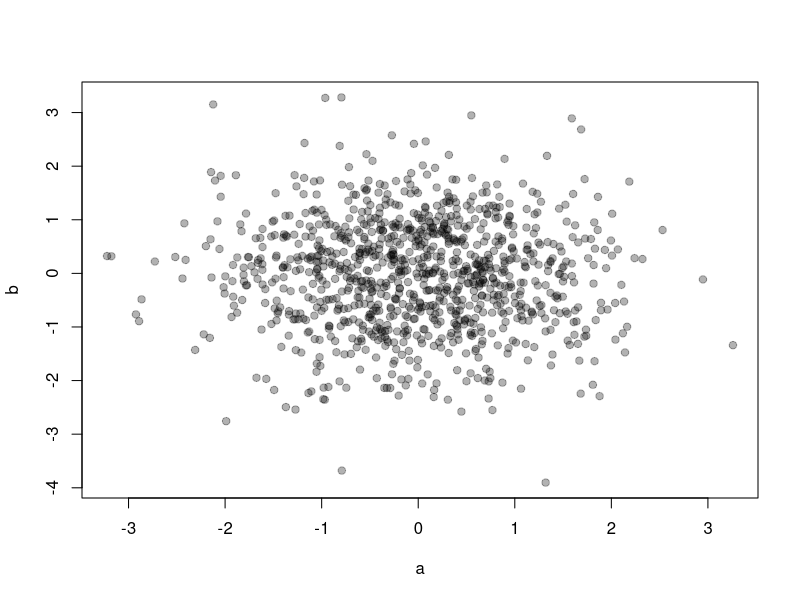
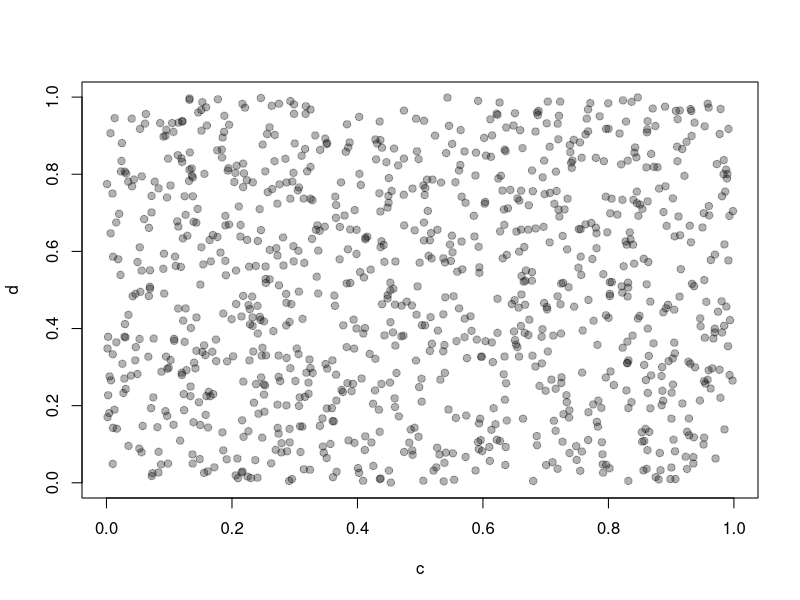
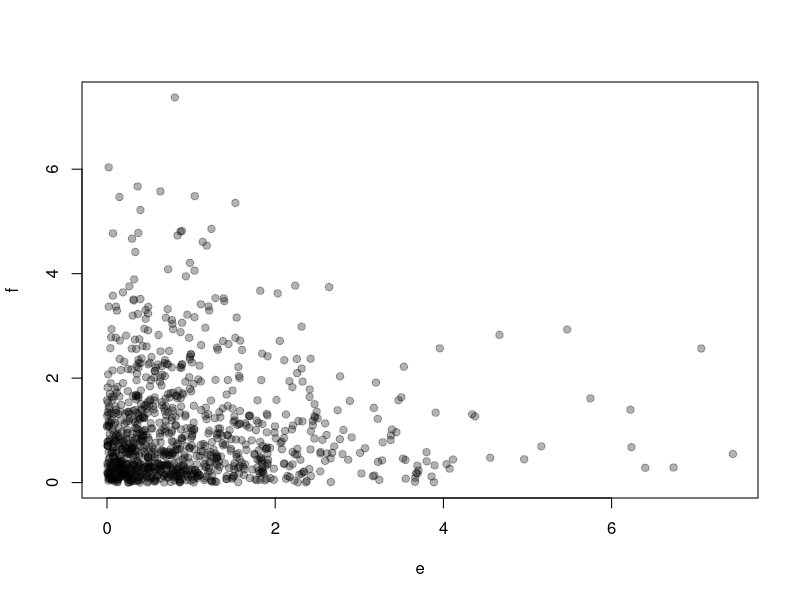

These figures' R source, in order: (Note: this script raises an error after producing the figures.)
#My script
a <- rnorm(1000)
b <- rnorm(1000)

plot(a, b, pch = 19, col = rgb(0,0,0,0.3))


#More data sim
c <- runif(1000)
d <- runif(1000)

plot(c, d, pch = 19, col = rgb(0,0,0,0.3))


#add third set of data
e <- rgamma(1000, shape = 1)
f <- rgamma(1000, shape = 1)

plot(e, f, pch = 19, col = rgb(0,0,0,0.3))


#new code here
g <- rpois(1000)
h <- rpois(1000)

plot(g, h, pch = 19, col = rgb(0,0,0,0.3))

#yay changes

4+5

#and more changes

x <- c("yadda", "yadda", "yadda")
